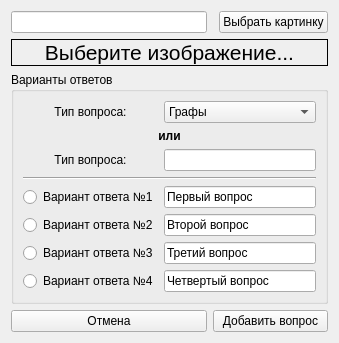
      <widget class="QWidget" name="tabAddTest">
       <attribute name="title">
        <string>Добавление теста</string>
       </attribute>
       <layout class="QGridLayout" name="gridLayout_7" rowstretch="0,0,0,1" columnstretch="2,0,1">
        <item row="3" column="1" colspan="2">
         <widget class="QPushButton" name="pbAddQuestion">
          <property name="text">
           <string>Добавить вопрос</string>
          </property>
         </widget>
        </item>
        <item row="0" column="2">
         <widget class="QPushButton" name="pbAddPath">
          <property name="text">
           <string>Выбрать картинку</string>
          </property>
         </widget>
        </item>
        <item row="0" column="0">
         <widget class="QLineEdit" name="lePath"/>
        </item>
        <item row="2" column="0" colspan="3">
         <widget class="QGroupBox" name="gbAddAnswer">
          <property name="title">
           <string>Варианты ответов</string>
          </property>
          <layout class="QGridLayout" name="gridLayout_8">
           <item row="3" column="0" colspan="2">
            <widget class="Line" name="line">
             <property name="orientation">
              <enum>Qt::Horizontal</enum>
             </property>
            </widget>
           </item>
           <item row="7" column="1">
            <widget class="QLineEdit" name="leAdd4">
             <property name="text">
              <string>Четвертый вопрос</string>
             </property>
            </widget>
           </item>
           <item row="6" column="0">
            <widget class="QRadioButton" name="rbAdd3">
             <property name="text">
              <string>Вариант ответа №3</string>
             </property>
            </widget>
           </item>
           <item row="5" column="0">
            <widget class="QRadioButton" name="rbAdd2">
             <property name="text">
              <string>Вариант ответа №2</string>
             </property>
            </widget>
           </item>
           <item row="7" column="0">
            <widget class="QRadioButton" name="rbAdd4">
             <property name="text">
              <string>Вариант ответа №4</string>
             </property>
            </widget>
           </item>
           <item row="6" column="1">
            <widget class="QLineEdit" name="leAdd3">
             <property name="text">
              <string>Третий вопрос</string>
             </property>
            </widget>
           </item>
           <item row="0" column="1">
            <widget class="QComboBox" name="cbTypeQuestion">
             <item>
              <property name="text">
               <string>Графы</string>
              </property>
             </item>
             <item>
              <property name="text">
               <string>Множества</string>
              </property>
             </item>
             <item>
              <property name="text">
               <string>Булевы функции</string>
              </property>
             </item>
             <item>
              <property name="text">
               <string>Логика высказываний</string>
              </property>
             </item>
             <item>
              <property name="text">
               <string>Логика предикатов</string>
              </property>
             </item>
            </widget>
           </item>
           <item row="5" column="1">
            <widget class="QLineEdit" name="leAdd2">
             <property name="text">
              <string>Второй вопрос</string>
             </property>
            </widget>
           </item>
           <item row="4" column="0">
            <widget class="QRadioButton" name="rbAdd1">
             <property name="text">
              <string>Вариант ответа №1</string>
             </property>
            </widget>
           </item>
           <item row="0" column="0">
            <widget class="QLabel" name="label_2">
             <property name="text">
              <string>Тип вопроса:</string>
             </property>
             <property name="alignment">
              <set>Qt::AlignCenter</set>
             </property>
            </widget>
           </item>
           <item row="4" column="1">
            <widget class="QLineEdit" name="leAdd1">
             <property name="text">
              <string>Первый вопрос</string>
             </property>
            </widget>
           </item>
           <item row="1" column="0" colspan="2">
            <widget class="QLabel" name="label_5">
             <property name="maximumSize">
              <size>
               <width>16777215</width>
               <height>20</height>
              </size>
             </property>
             <property name="font">
              <font>
               <pointsize>9</pointsize>
               <weight>75</weight>
               <bold>true</bold>
              </font>
             </property>
             <property name="text">
              <string>или</string>
             </property>
             <property name="alignment">
              <set>Qt::AlignCenter</set>
             </property>
            </widget>
           </item>
           <item row="2" column="1">
            <widget class="QLineEdit" name="leTypeQuestion"/>
           </item>
           <item row="2" column="0">
            <widget class="QLabel" name="label_6">
             <property name="text">
              <string>Тип вопроса:</string>
             </property>
             <property name="alignment">
              <set>Qt::AlignCenter</set>
             </property>
            </widget>
           </item>
          </layout>
         </widget>
        </item>
        <item row="1" column="0" colspan="3">
         <widget class="QLabel" name="lbSelectQuestion">
          <property name="maximumSize">
           <size>
            <width>500</width>
            <height>16777215</height>
           </size>
          </property>
          <property name="font">
           <font>
            <pointsize>16</pointsize>
           </font>
          </property>
          <property name="frameShape">
           <enum>QFrame::Box</enum>
          </property>
          <property name="frameShadow">
           <enum>QFrame::Plain</enum>
          </property>
          <property name="text">
           <string>Выберите изображение...</string>
          </property>
          <property name="scaledContents">
           <bool>true</bool>
          </property>
          <property name="alignment">
           <set>Qt::AlignCenter</set>
          </property>
         </widget>
        </item>
        <item row="3" column="0">
         <widget class="QPushButton" name="pbCancel">
          <property name="maximumSize">
           <size>
            <width>16666666</width>
            <height>16777215</height>
           </size>
          </property>
          <property name="text">
           <string>Отмена</string>
          </property>
         </widget>
        </item>
       </layout>
      </widget>
